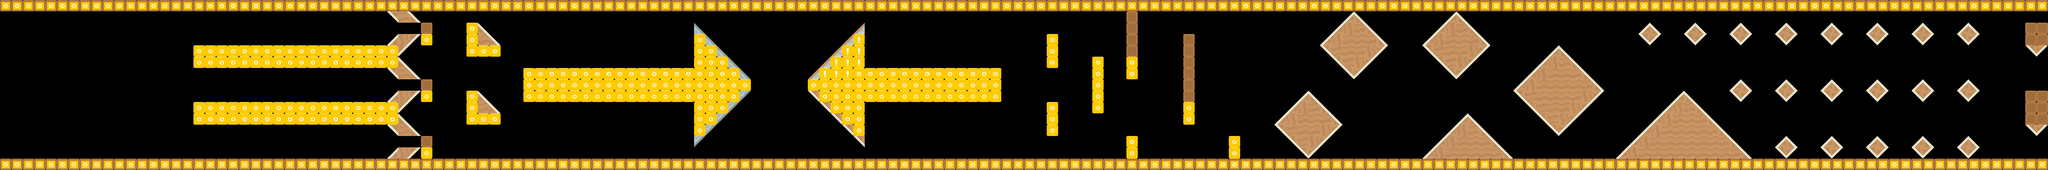

This game map was drawn from its Tiled (.tmx) file and the tilesets committed beside it. A one-line description and the trimmed map source follow:
An orthogonal 180x15 tile map with 128x128 px tiles, 2 tile layers (Graphics, Graphics Dynamic), 3 tilesets and 91 objects.

<map version="1.0" orientation="orthogonal" renderorder="right-down" width="180" height="15" tilewidth="128" tileheight="128" nextobjectid="297">
 <tileset firstgid="1" name="Ground" tilewidth="128" tileheight="128" tilecount="128">
  <image source="spritesheet_ground.png" width="1024" height="2048" />
 </tileset>
 <tileset firstgid="129" name="Tiles" tilewidth="128" tileheight="128" tilecount="128">
  <image source="spritesheet_tiles.png" width="1024" height="2048" />
 </tileset>
 <tileset firstgid="257" name="Items" tilewidth="128" tileheight="128" tilecount="32">
  <image source="spritesheet_items.png" width="1024" height="512" />
 </tileset>
 <layer name="Graphics" width="180" height="15">
  <data>[2700 cells, 897 non-empty, 9 distinct tile ids]</data>
 </layer>
 <objectgroup name="Ground">
  <object id="1" x="0" y="0" width="51200" height="128" />
  <object id="4" x="0" y="1792" width="51200" height="128" />
  <object id="5" x="2176" y="512" width="2304" height="256" />
  <object id="6" x="2176" y="1152" width="2304" height="256" />
  <object id="7" x="4736" y="1024" width="128" height="128" />
  <object id="8" x="4736" y="384" width="128" height="128" />
  <object id="9" x="4736" y="1664" width="128" height="128" />
  <object id="10" x="4352" y="512">
   <polygon points="0,0 128,-128 128,0" />
  </object>
  <object id="11" x="4736" y="384">
   <polygon points="0,0 -256,0 -256,256" />
  </object>
  <object id="12" x="4480" y="640">
   <polygon points="0,0 256,256 0,256" />
  </object>
  <object id="13" x="4352" y="768">
   <polygon points="0,0 128,128 128,0" />
  </object>
  <object id="14" x="4352" y="1152">
   <polygon points="0,0 128,-128 128,0" />
  </object>
  <object id="15" x="4480" y="1024">
   <polygon points="0,0 256,0 0,256" />
  </object>
  <object id="16" x="4480" y="1280">
   <polygon points="0,0 256,256 0,256" />
  </object>
  <object id="17" x="4352" y="1408">
   <polygon points="0,0 128,0 128,128" />
  </object>
  <object id="18" x="4352" y="1792">
   <polygon points="0,0 128,-128 128,0" />
  </object>
  <object id="20" x="4736" y="1664">
   <polygon points="0,0 -256,256 -256,0" />
  </object>
  <object id="21" x="4352" y="128">
   <polygon points="0,0 128,0 128,128" />
  </object>
  <object id="22" x="4736" y="256">
   <polygon points="0,0 -256,-256 -256,0" />
  </object>
  <object id="23" x="5376" y="256">
   <polygon points="0,0 256,256 0,256" />
  </object>
  <object id="24" x="5376" y="1024">
   <polygon points="0,0 256,256 0,256" />
  </object>
  <object id="26" x="5248" y="256" width="128" height="384" />
  <object id="27" x="5248" y="512" width="384" height="128" />
  <object id="28" x="5248" y="1024" width="128" height="384" />
  <object id="29" x="5248" y="1280" width="384" height="128" />
  <object id="30" x="5888" y="768" width="2432" height="384" />
  <object id="31" x="9216" y="768" width="2048" height="384" />
  <object id="32" x="7808" y="256">
   <polygon points="0,0 640,640 0,640" />
  </object>
  <object id="33" x="7808" y="1664">
   <polygon points="0,0 640,-640 0,-640" />
  </object>
  <object id="34" x="9088" y="896">
   <polygon points="0,0 640,-640 640,0" />
  </object>
  <object id="35" x="9728" y="1024">
   <polygon points="0,0 -640,0 0,640" />
  </object>
  <object id="36" x="8320" y="896" width="128" height="128" />
  <object id="37" x="9088" y="896" width="128" height="128" />
  <object id="38" x="11776" y="384" width="128" height="384" />
  <object id="39" x="11776" y="1152" width="128" height="384" />
  <object id="40" x="12288" y="640" width="128" height="640" />
  <object id="42" x="12672" y="640" width="128" height="256" />
  <object id="43" x="12672" y="1536" width="128" height="256" />
  <object id="44" x="13312" y="1152" width="128" height="256" />
  <object id="45" x="13824" y="1536" width="128" height="256" />
  <object id="46" x="14336" y="1408">
   <polygon points="0,0 384,-384 768,0 384,384" />
  </object>
  <object id="47" x="14848" y="512">
   <polygon points="0,0 384,-384 768,0 384,384" />
  </object>
  <object id="48" x="16000" y="512">
   <polygon points="0,0 384,-384 768,0 384,384" />
  </object>
  <object id="49" x="16512" y="1280">
   <polygon points="0,0 512,512 -512,512" />
  </object>
  <object id="50" x="17024" y="1024">
   <polygon points="0,0 512,-512 1024,0 512,512" />
  </object>
  <object id="51" x="18432" y="384">
   <polygon points="0,0 128,-128 256,0 128,128" />
  </object>
  <object id="52" x="18944" y="384">
   <polygon points="0,0 128,-128 256,0 128,128" />
  </object>
  <object id="53" x="19456" y="384">
   <polygon points="0,0 128,-128 256,0 128,128" />
  </object>
  <object id="54" x="19968" y="384">
   <polygon points="0,0 128,-128 256,0 128,128" />
  </object>
  <object id="55" x="18176" y="1792">
   <polygon points="0,0 768,-768 1536,0" />
  </object>
  <object id="56" x="19456" y="1024">
   <polygon points="0,0 128,-128 256,0 128,128" />
  </object>
  <object id="57" x="19968" y="1024">
   <polygon points="0,0 128,-128 256,0 128,128" />
  </object>
  <object id="58" x="19968" y="1664">
   <polygon points="0,0 128,-128 256,0 128,128" />
  </object>
  <object id="59" x="20480" y="1024">
   <polygon points="0,0 128,-128 256,0 128,128" />
  </object>
  <object id="60" x="20480" y="1664">
   <polygon points="0,0 128,-128 256,0 128,128" />
  </object>
  <object id="61" x="20480" y="384">
   <polygon points="0,0 128,-128 256,0 128,128" />
  </object>
  <object id="62" x="20992" y="384">
   <polygon points="0,0 128,-128 256,0 128,128" />
  </object>
  <object id="63" x="20992" y="1024">
   <polygon points="0,0 128,-128 256,0 128,128" />
  </object>
  <object id="64" x="20992" y="1664">
   <polygon points="0,0 128,-128 256,0 128,128" />
  </object>
  <object id="65" x="21504" y="384">
   <polygon points="0,0 128,-128 256,0 128,128" />
  </object>
  <object id="66" x="21504" y="1024">
   <polygon points="0,0 128,-128 256,0 128,128" />
  </object>
  <object id="67" x="21504" y="1664">
   <polygon points="0,0 128,-128 256,0 128,128" />
  </object>
  <object id="68" x="22016" y="384">
   <polygon points="0,0 128,-128 256,0 128,128" />
  </object>
  <object id="69" x="22016" y="1024">
   <polygon points="0,0 128,-128 256,0 128,128" />
  </object>
  <object id="70" x="22016" y="1664">
   <polygon points="0,0 128,-128 256,0 128,128" />
  </object>
  <object id="71" x="22784" y="512">
   <polygon points="0,0 256,0 128,128" />
  </object>
  <object id="72" x="22784" y="1408">
   <polygon points="0,0 256,0 128,128" />
  </object>
 </objectgroup>
 <layer name="Graphics Dynamic" width="180" height="15">
  <data>[2700 cells, 23 non-empty, 1 distinct tile ids]</data>
 </layer>
 <objectgroup name="Dynamic">
  <object id="271" x="22784" y="256" width="128" height="128" />
  <object id="272" x="22912" y="256" width="128" height="128" />
  <object id="273" x="22784" y="384" width="128" height="128" />
  <object id="274" x="22912" y="384" width="128" height="128" />
  <object id="275" x="22784" y="1024" width="128" height="128" />
  <object id="276" x="22912" y="1152" width="128" height="128" />
  <object id="277" x="22912" y="1024" width="128" height="128" />
  <object id="278" x="22784" y="1152" width="128" height="128" />
  <object id="279" x="22912" y="1280" width="128" height="128" />
  <object id="280" x="22784" y="1408" width="128" />
  <object id="282" x="22784" y="1280" width="128" height="128" />
  <object id="283" x="13312" y="384" width="128" height="128" />
  <object id="284" x="13312" y="512" width="128" height="128" />
  <object id="285" x="13312" y="640" width="128" height="128" />
  <object id="286" x="13312" y="768" width="128" height="128" />
  <object id="287" x="13312" y="896" width="128" height="128" />
  <object id="288" x="13312" y="1024" width="128" height="128" />
  <object id="289" x="12672" y="128" width="128" height="128" />
  </objectgroup>
</map>
<!-- 6 of 91 objects omitted -->
